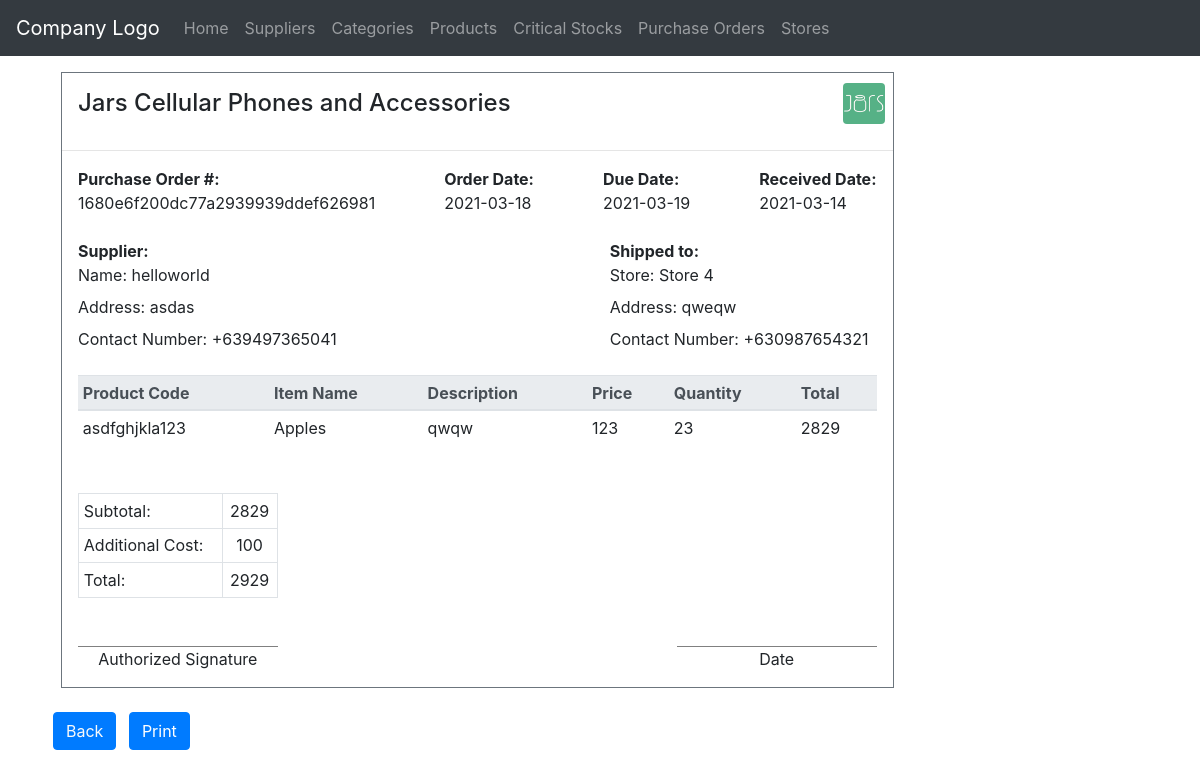
The page /purchase_orders/create_invoice.php?id=1680e6f200dc77a2939939ddef626981 on the database its author committed.
### tables this page shows
CREATE TABLE `purchase_orders` (
  `purchase_order_id` varchar(32) NOT NULL,
  `supplier_id` int(11) NOT NULL,
  `store_id` int(11) NOT NULL,
  `order_date` varchar(10) NOT NULL,
  `delivery_date` varchar(10) NOT NULL,
  `status` varchar(20) NOT NULL,
  `subtotal` float NOT NULL,
  `additional_cost` float DEFAULT NULL,
  `received_on` varchar(10) DEFAULT NULL
);

CREATE TABLE `suppliers` (
  `Id` int(11) NOT NULL,
  `CompanyName` varchar(255) NOT NULL,
  `Address` varchar(255) DEFAULT NULL,
  `ContactNumber` varchar(13) DEFAULT NULL,
  `Email` varchar(255) DEFAULT NULL
);

CREATE TABLE `stores` (
  `Id` int(11) NOT NULL,
  `Name` varchar(255) NOT NULL,
  `Address` varchar(255) DEFAULT NULL,
  `ContactNumber` varchar(13) DEFAULT NULL
);

CREATE TABLE `po_products` (
  `po_id` varchar(32) NOT NULL,
  `product_code` varchar(13) NOT NULL,
  `cost` float NOT NULL,
  `quantity` int(11) NOT NULL,
  `amount` float NOT NULL,
  `received` int(11) NOT NULL DEFAULT 0
);

CREATE TABLE `products` (
  `ProductCode` varchar(13) NOT NULL,
  `ItemName` varchar(255) NOT NULL,
  `Description` varchar(255) DEFAULT NULL,
  `Dimensions` varchar(255) DEFAULT NULL,
  `CategoryId` int(11) DEFAULT NULL,
  `SellingPrice` float NOT NULL,
  `Stocks` int(11) NOT NULL,
  `Re-Order` int(11) NOT NULL
);

### private/functions.php (called while the page is built, shortened)
<?php
function url_for($script_path) {
  if($script_path[0] != '/') {
    $script_path = "/" . $script_path;
  }
  return WWW_ROOT . $script_path;
}
?>

### private/db_functions.php (called while the page is built, shortened)
<?php
  function db_escape($connection, $string) {
    return mysqli_real_escape_string($connection, $string);
  }
?>

### private/query_functions.php (called while the page is built, shortened)
<?php
  function find_supplier_by_id($id, $options=[]) {
    global $db;
    $sql = "SELECT * FROM suppliers ";
    $sql .= "WHERE Id='" . db_escape($db, $id) . "' ";
    $result = mysqli_query($db, $sql);
    $supplier = mysqli_fetch_assoc($result);
    return $supplier;
  }
 function find_product_by_pcode($pCode, $options=[]) {
    global $db;
    $sql = "SELECT * FROM products ";
    $sql .= "WHERE ProductCode='" . db_escape($db, $pCode) . "' ";
    $result = mysqli_query($db, $sql);
    $product = mysqli_fetch_assoc($result);
    return $product;
  }
  function find_store_by_id($id, $options=[]) {
    global $db;
    $sql = "SELECT * FROM stores ";
    $sql .= "WHERE Id='" . db_escape($db, $id) . "' ";
    $result = mysqli_query($db, $sql);
    $store = mysqli_fetch_assoc($result);
    return $store;
  }
   function find_po_by_id($id, $options=[]) {
    global $db;
    $sql = "SELECT * FROM purchase_orders ";
    $sql .= "WHERE purchase_order_id='" . db_escape($db, $id) . "' ";
    $result = mysqli_query($db, $sql);
    $po = mysqli_fetch_assoc($result);
    return $po;
  }
   function find_products_by_po_id($id, $options=[]) {
    global $db;
    $sql = "SELECT * FROM po_products ";
    $sql .= "WHERE po_id='" . db_escape($db, $id) . "' ";
    $result = mysqli_query($db, $sql);
    return $result;
  }
?>

### public/purchase_orders/create_invoice.php (the view, shortened to what this page needs)
<?php
$id = $_GET['id'];
$po = find_po_by_id($id);
$product_list = find_products_by_po_id($id);
?>
<?php require('../../private/shared/public_header.php');?>
<?php require('../../private/shared/public_navigation.php');?>
<div class="container ">
	<div class="m-3 border border-secondary w-75"  id="printInvoice">
		<div class="d-flex justify-content-between align-items-center">
			<h4 class="m-3 ">Jars Cellular Phones and Accessories</h4>
			<img class="img-fluid rounded mr-2" style="width: 5%; height: 5%" src="<?php echo url_for('resources/images/logo.jpg')?>"  alt="">
		</div>
			<hr width="100%">
		<div class="px-3">
			<div class="d-flex flex-md-row flex-column justify-content-between">
				<dl>
					<dt>Purchase Order #:</dt>
					<dd style="word-wrap: break-word"><?php echo $id?></dd>
				</dl>
				<dl>
					<dt>Order Date:</dt>
					<dd><?php echo $po['order_date']?></dd>
				</dl>
				<dl>
					<dt>Due Date:</dt>
					<dd><?php echo $po['delivery_date']?></dd>
				</dl>
				<dl>
					<dt>Received Date:</dt>
					<dd><?php echo $po['received_on']?></dd>
				</dl>
			</div>
		<div class="d-flex flex-sm-row flex-column  justify-content-between">
			<dl>
				<dt>Supplier:</dt>
				<dd>Name: <?php $supplier = find_supplier_by_id($po['supplier_id']);
                 echo $supplier['CompanyName'];?></dd>
                 <dd>Address: <?php echo $supplier['Address'];?></dd>
                <dd>Contact Number: <?php echo $supplier['ContactNumber'];?></dd>
			</dl>
			<dl class="mx-2">
				<dt>Shipped to:</dt>
				<dd>Store: <?php $store = find_store_by_id($po['store_id']);
                 echo $store['Name'];?></dd>
                 <dd>Address: <?php echo $store['Address'];?></dd>
                <dd>Contact Number: <?php echo $store['ContactNumber'];?></dd>
			</dl>
			</div>
		<table class="mx-auto table table-sm table-responsive-md ">
			<thead class="thead-light">
				<tr>
					<th>Product Code</th>
					<th>Item Name</th>
					<th>Description</th>
					<th>Price</th>
					<th>Quantity</th>
					<th>Total</th>
				</tr>
			</thead>
			<tbody>
				<?php
				if(mysqli_num_rows($product_list)>0){
					$subtotal = 0;
				 	while($products=mysqli_fetch_assoc($product_list)){
				 		$subtotal += $products['amount'];
				 		?>
				 <tr>
				 	<td><?php echo $products['product_code'];?></td>
				 	<td><?php $item = find_product_by_pcode($products['product_code']);
                 echo $item['ItemName'];?></td>
                 	<td><?php echo $item['Description'];?></td>
				 	<td><?php echo $products['cost'];?></td>
				 	<td><?php echo $products['quantity'];?></td>
				 	<td><?php echo $products['amount'];?></td>
				 </tr>
				<?php }} ?>
			</tbody>
		</table>
		<table class="my-5 table table-sm table-bordered w-25">
			<tr>
				<td>Subtotal: </td>
				<td class="text-center"><?php echo $subtotal;?></td>
			</tr>
			<tr>
				<td>Additional Cost: </td>
				<td class="text-center"><?php echo $po['additional_cost'];?></td>
			</tr>
			<tr>
				<td>Total: </td>
				<td class="text-center"><?php echo $subtotal + $po['additional_cost'];?></td>
			</tr>
		</table>
		<div style="" class="d-flex justify-content-between">
			<p class="text-center" style="border-top: 1px solid grey; width: 25%">Authorized Signature</p>
			<p class="text-center" style="border-top: 1px solid grey; width: 25%">Date</p>
		</div>
		</div>
	</div>
    <a class="btn btn-primary text-light m-2" href="<?php echo url_for('purchase_orders/invoice.php')?>" >Back</a>
    <button id="printInvoiceBtn" class="btn btn-primary">Print</button>
</div>
<?php require('../../private/shared/public_footer.php');?>

### public/resources/css/suppliers.css (style rules this page uses)
.btn { box-shadow: none !important; }

### rows shown on the page
purchase_orders: order_date "2021-03-18", delivery_date "2021-03-19", received_on "2021-03-14", additional_cost "100", $subtotal + $po['additional_cost'] "2929"
suppliers: CompanyName "helloworld", Address "asdas", ContactNumber "+639497365041"
stores: Name "Store 4", Address "qweqw", ContactNumber "+630987654321"
po_products: product_code "asdfghjkla123", product_code.ItemName "Apples", product_code.Description "qwqw", cost "123", quantity "23", amount "2829"

### other values the page prints
$id "1680e6f200dc77a2939939ddef626981"
$subtotal "2829"
